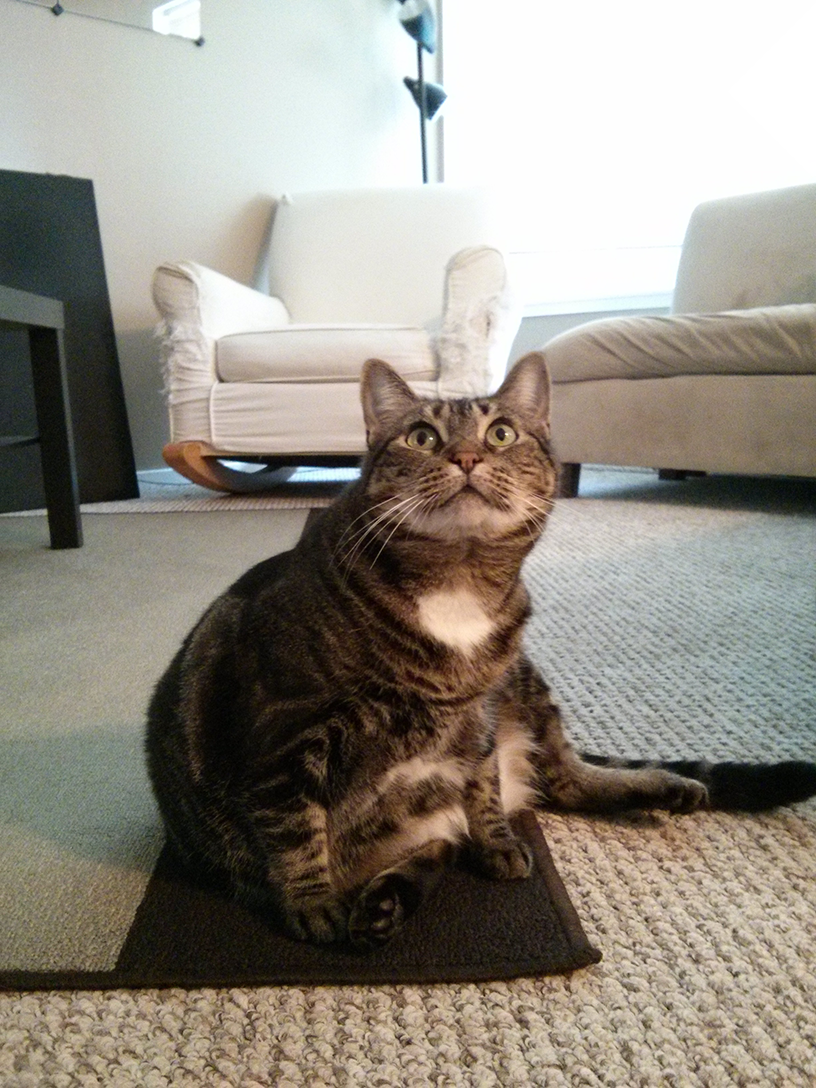
#> input picture src/zophie.png, 816 x 1088 px
$ python Image9.py
#> lines starting #> are read from the running program, lines starting #| are printed output that depends on the picture
from PIL import Image
catIm = Image.open('zophie.png')
#> catIm is the input picture: PIL image 816x1088 RGB; mean R, G, B 147, 141.1, 131.1

catIm.rotate(6).save('rotated6.png')
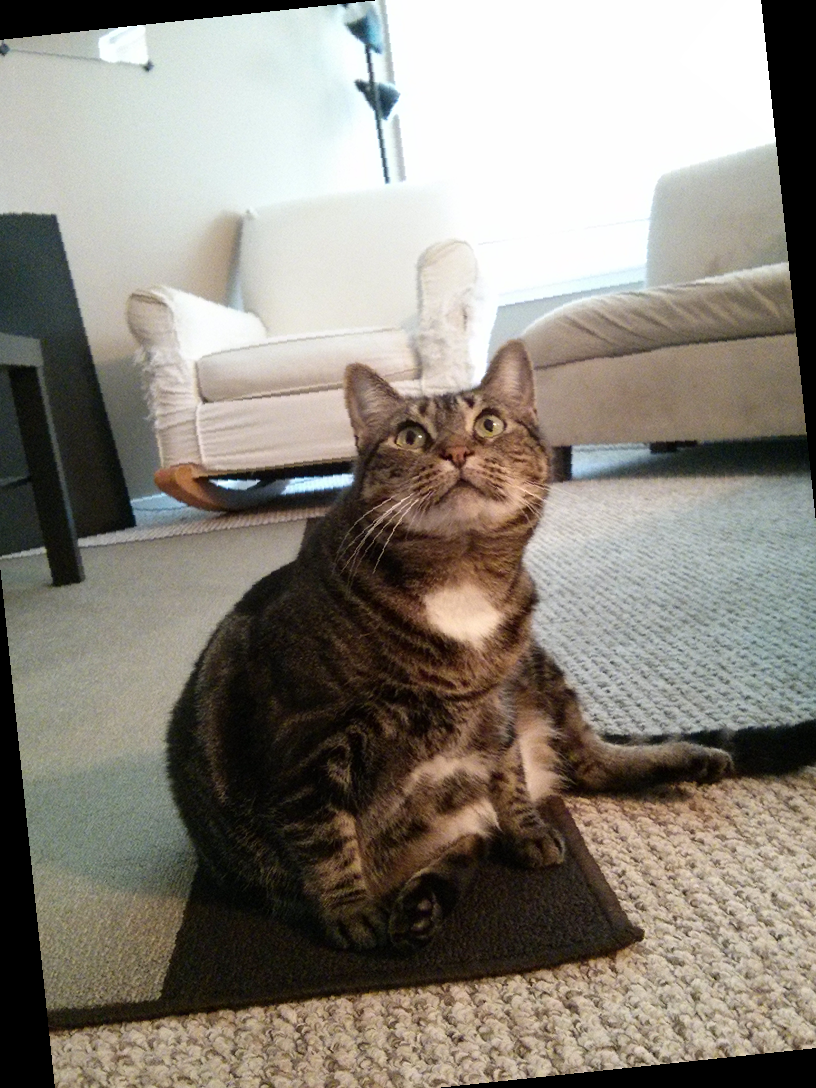
#> saved as rotated6.png: PIL image 816x1088 RGB; mean R, G, B 138.9, 133.2, 123.8
catIm.rotate(6, expand=True).save('rotated6_expanded.png')
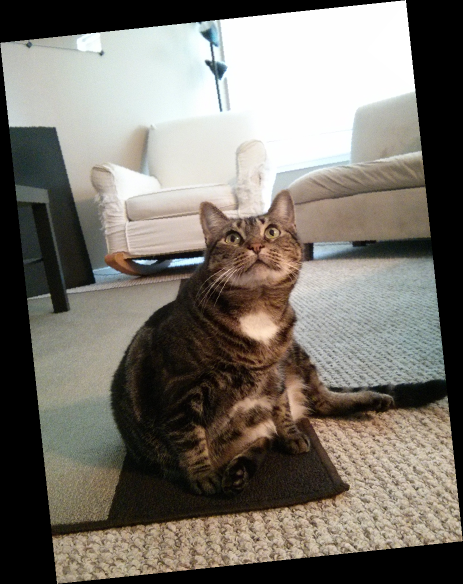
#> saved as rotated6_expanded.png: PIL image 926x1168 RGB (shown at 1/2 size); mean R, G, B 120.6, 115.8, 107.6
